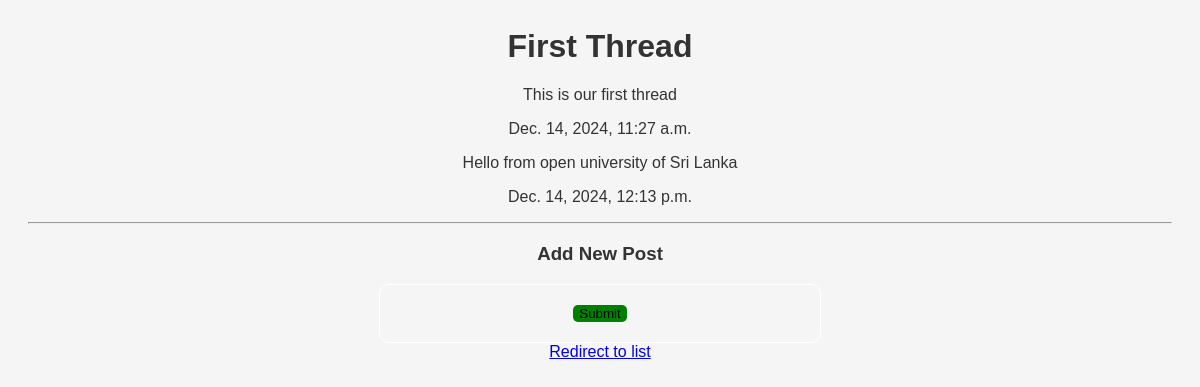
/1/, run on the app's committed database.
### classapp/models.py (models this page shows, shortened)
class Thread(models.Model):
    title = models.CharField(max_length=200)
    created_at = models.DateTimeField(auto_now_add=True)

class Post(models.Model):
    thread = models.ForeignKey(Thread, on_delete=models.CASCADE)
    content = models.TextField()
    created_at = models.DateTimeField(auto_now_add=True)

### classapp/views.py (the view)
# urls.py: path('<int:pk>/', ThreadDetailView.as_view(), name='thread_detail'),                    # URL for viewing a specific thread
class ThreadDetailView(DetailView):
    model = Thread

### classapp/templates/classapp/thread_detail.html (shortened to what this page needs)
{% extends 'base.html' %}
{% block content %}
  <h1>{{ object.title }}</h1>
  {% for post in object.post_set.all %}
    <div class="post">
      {{ post.content }}
      <p>{{ post.created_at }}</p>
    </div>
  {% endfor %}
  <hr>
  <h3>Add New Post</h3>
  <form method="post" action="{% url 'create_post' pk=object.pk %}">
    <button type="submit">Submit</button>
  </form>
  <a href="{% url 'thread_list' %}"> Redirect to list </a>
{% endblock %}

### classapp/static/styles/styles.css (style rules this page uses)
body { font-family: Arial, Helvetica, sans-serif; background-color: whitesmoke; color: #333; text-align: center; padding: 20px; }
button { background-color: green; color: black; border-radius: 5px; transition-duration: 0.4s; border: none; cursor: pointer; }
form { max-width: 400px; margin: auto; border: 1px solid #fff; border-radius: 10px; box-shadow: 0 4p 8px rgba(0, 0, 0, 1); padding: 20px; }

### data on the page
Thread: title "First Thread"
Post: content "This is our first thread", created_at "Dec. 14, 2024, 11:27 a.m."
Post: content "Hello from open university of Sri Lanka", created_at "Dec. 14, 2024, 12:13 p.m."
